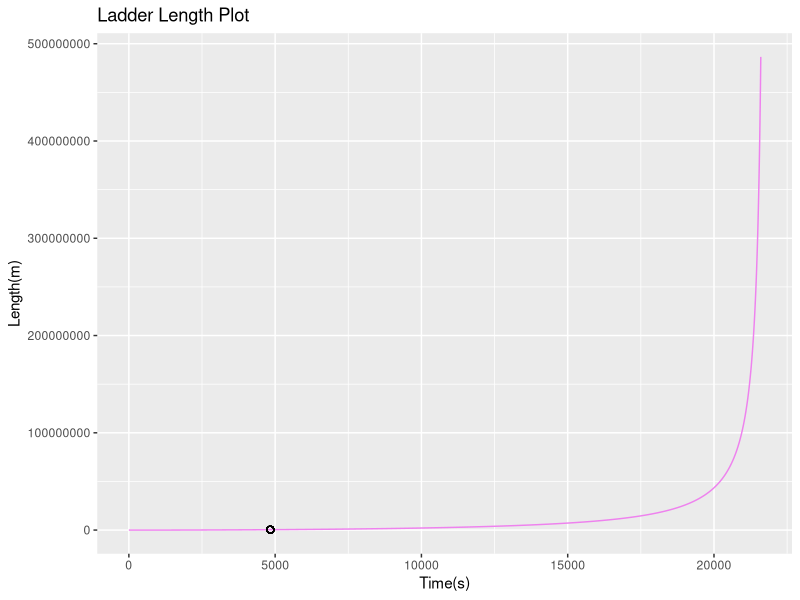
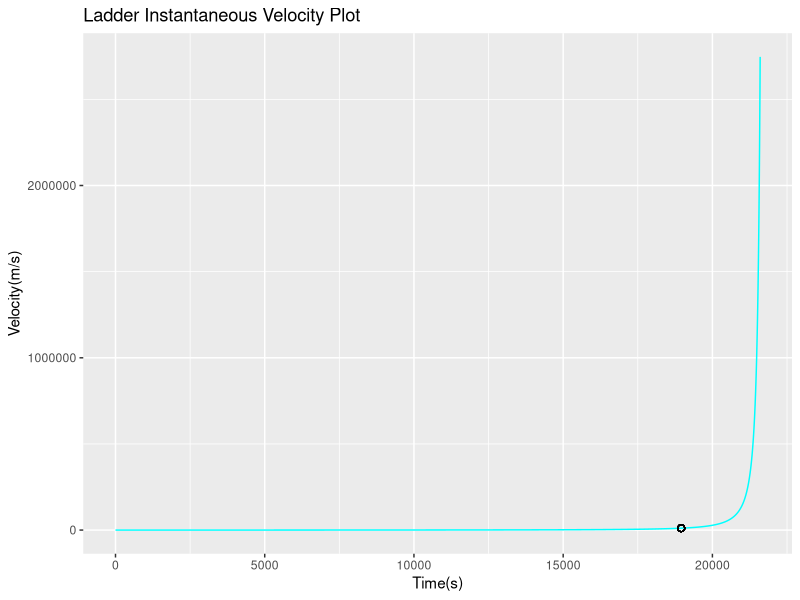
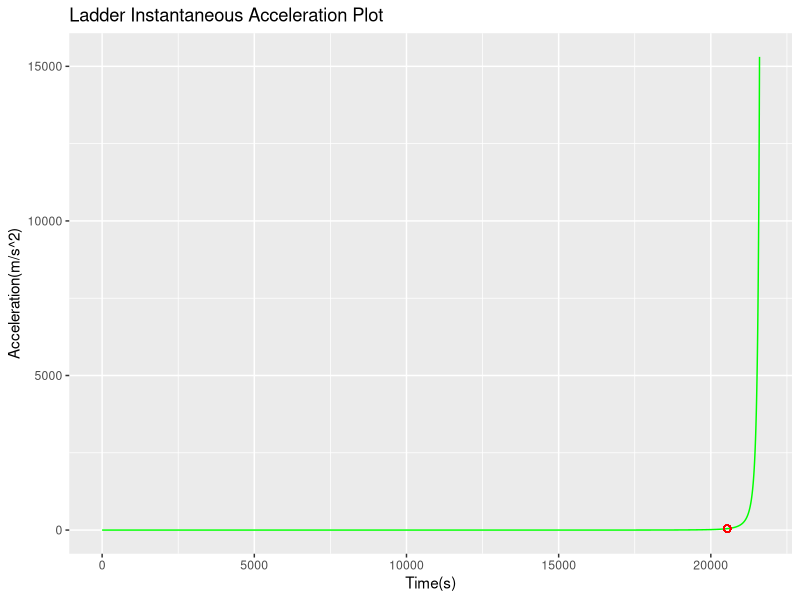

Write the R code that produced these figures, in order.
## ---- chunk 1
knitr::opts_chunk$set(echo = TRUE)
library(ggplot2)
## ---- chunk 2
options(scipen=999)
t = seq(0, 60*60*6, 1)
len = 6378000*((1/cos(460/6378000*t)) - 1)
values = c(len)
# Create a variable that indicates what is being plotted
function.type = rep(c("Length(t)"), each = length(t))
xval = c(t)
plot.dat = data.frame(values, xval, function.type)

ggplot(plot.dat, 
       aes(x = xval, y = values))+ geom_line(color="violet")+ ggtitle("Ladder Length Plot")+ xlab("Time(s)")+ ylab("Length(m)")+ geom_point(shape=1, aes(x=4836.77, y=408773), colour="black", size=2)

## ---- chunk 3
options(scipen=999)
t = seq(0, 60*60*6, 1)
acc = 460*tan(460/6378000*t)*1/cos(460/6378000*t)
values = c(acc)
# Create a variable that indicates what is being plotted
function.type = rep(c("Velocity(t)"), each = length(t))
xval = c(t)
plot.dat = data.frame(values, xval, function.type)

ggplot(plot.dat, 
       aes(x = xval, y = values))+ geom_line(color="cyan")+ ggtitle("Ladder Instantaneous Velocity Plot")+ xlab("Time(s)")+ ylab("Velocity(m/s)")+ geom_point(shape=1, aes(x=18954.04, y=11000), colour="black", size=2)

## ---- chunk 4
# ggplot wants a data frame in long format
# Stack the values
options(scipen=999) #dont use scientific notation
t = seq(0, 60*60*6, 1)
acc = 460^(2)/6378000*sin(460/6378000*t)^2*1/(cos(460/6378000*t)^3)
values = c(acc)
# Create a variable that indicates what is being plotted
function.type = rep(c("Acceleration(t)"), each = length(t))
xval = c(t)
plot.dat = data.frame(values, xval, function.type)

ggplot(plot.dat, 
       aes(x = xval, y = values))+ geom_line(color="green")+ ggtitle("Ladder Instantaneous Acceleration Plot")+ xlab("Time(s)")+ ylab("Acceleration(m/s^2)")+ geom_point(shape=1, aes(x=20539.47, y=46.2), colour="red", size=2)
